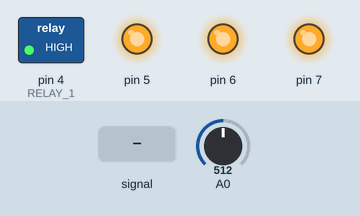
A sketch run on a simulated Arduino Mega 2560, built with avr-gcc and run on an emulated ATmega2560. Shown: switched loads named in the sketch (green lamp = pin HIGH), output pins drawn as LEDs (lit = HIGH). The inputs (shaded band) are chosen by the test bench; at power-on: A0 = 512.

Above: at 1.3 s.
1.4 s: A0 fed a 2 Hz sine of ±306 counts around its level
At 1.8 s:
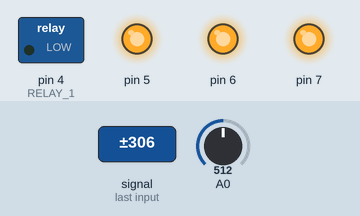
4.4 s: A0 set to 835
At 5.3 s:
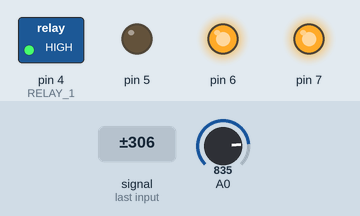
6.0 s: A0 set to 885
7.5 s: A0 set to 914
At 8.7 s:
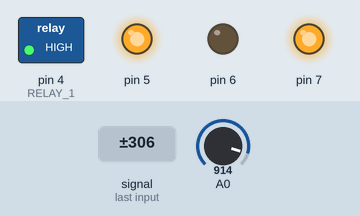
9.1 s: A0 set to 986
10.6 s: A0 set to 1007
At 11.8 s:
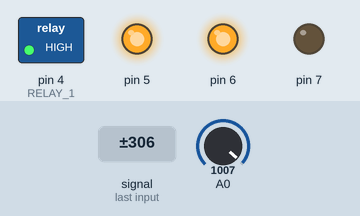
Timing chart, 0 to 13.2 s (numbered marks = the images above; inputs shaded):
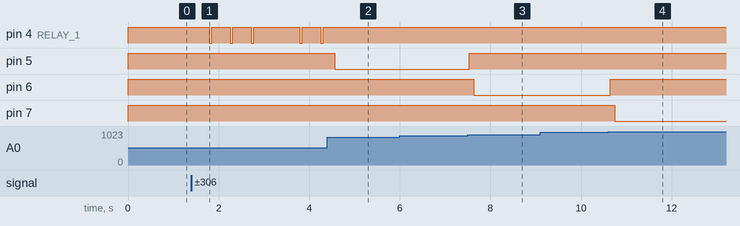

The sketch:

ittre-hotte.ino
```cpp
/**
 * Used to control a fan from a PWM signal.
 *
 * The fan is controlled by 4 relays. Maximum one relay may be active at anytime.
 * The script allows up to MAX_NUMBER_OF_SWITCH_PER_MINUTE changes per minute. The timer is reset each time the PWM signal indicates the fan should be off.
 */

#define RELAY_1 4  //4 // Arduino Digital I/O pin number for first relay (second on pin+1 etc)
#define NUMBER_OF_RELAYS 4 //4 // Total number of attached relays
#define RELAY_ON 0  //0 // GPIO value to write to turn on attached relay
#define RELAY_OFF 1 //1 // GPIO value to write to turn off attached relay
#define PWM_INPUT 23 //23
#define MAX_NUMBER_OF_SWITCH_PER_MINUTE 9 //9
#define TIMEOUT_MILLIS 60000 //60000

int actualLevel = -1;
unsigned long lastSwitch[MAX_NUMBER_OF_SWITCH_PER_MINUTE];
short lastSwitchIndex = 0;

void setup() {
  pinMode(PWM_INPUT, INPUT);
  for (int i = 0; i < NUMBER_OF_RELAYS; i++) {
    pinMode(RELAY_1 + i, OUTPUT);
  }
  initializeLastSwitch();
  turnOffAllRelay();
  Serial.println("Ready");
}

void loop() {
  //Serial.println(getLevel(takeMesure())); //@@@DEBUG
  int newLevel = getLevel(takeMesure());
  if (newLevel == 0) {
    switchRelay(0);
  }
  if (newLevel != actualLevel && OKToChange()) {
    switchRelay(newLevel);
  }
}

void initializeLastSwitch() {
  for (int i = 0; i< MAX_NUMBER_OF_SWITCH_PER_MINUTE; i++){
    lastSwitch[i] = -TIMEOUT_MILLIS;
  }
}

void newSwitch() {
  lastSwitch[nextLastSwitchIndex()] = millis();
}

int nextLastSwitchIndex() {
  lastSwitchIndex++;
  if (lastSwitchIndex >= MAX_NUMBER_OF_SWITCH_PER_MINUTE){
    lastSwitchIndex = 0;
  }
  return lastSwitchIndex;
}

bool OKToChange() {
  return getNumberOfSwitchesLastMinute() < MAX_NUMBER_OF_SWITCH_PER_MINUTE;
}

short getNumberOfSwitchesLastMinute() {
  unsigned long now = millis();
  short numberOfSwitches = 0;
  for (int i = 0; i< MAX_NUMBER_OF_SWITCH_PER_MINUTE; i++){
    if (now - lastSwitch[i] < TIMEOUT_MILLIS){
      numberOfSwitches++;
    }
  }
  return numberOfSwitches;
}

int takeMesure() {
  long mesure=0;
  // read the input on analog pin 0:
  for (int i = 0; i< 500 ; i++){
    mesure += analogRead(A0);
  }
  return (int) (mesure /= 500);
}

int getLevel(long mesure) {
  /*assert(mesure >= 0);
  assert(mesure <= 1024);*/
  if (mesure < 700) {
    return 0;
  }
  else if (mesure < 825) {
    return 1;
  }
  else if (mesure < 900) {
    return 2;
  }
  else if (mesure < 1000) {
    return 3;
  }
  else { //1023+
    return 4;
  }
}

void switchRelay(int level) {
  /*assert(level >= 0);
  assert(level <= NUMBER_OF_RELAYS);*/
  turnOffAllRelay();
  if (level != 0) {
    digitalWrite(RELAY_1 + level - 1, RELAY_ON);
  }
  else {
    initializeLastSwitch();
  }
  newSwitch();
  actualLevel = level;
}

void turnOffAllRelay() {
  for (int i = 0; i < NUMBER_OF_RELAYS; i++) {
    digitalWrite(RELAY_1 + i, RELAY_OFF);
  }
  delay(100); //To be sure all relays are off before doing anything else (ex: switching an other relay on.)
  actualLevel = 0;
}
```

Measured:
- the behaviour switches between 899 and 900 on A0 (found by bisection; images 2 and 3)
- the behaviour switches between 999 and 1000 on A0 (found by bisection; images 3 and 4)
- after the input at 4.4 s, pin 4 (RELAY_1): stops changing and stays HIGH; pin 5: HIGH → LOW after 0.16 s
- after the input at 6.0 s, every drawn part: stays the same
- after the input at 7.5 s, pin 5: LOW → HIGH at once; pin 6: HIGH → LOW after 0.13 s
- after the input at 9.1 s, every drawn part: stays the same
- after the input at 10.6 s, pin 6: LOW → HIGH after 0.05 s; pin 7: HIGH → LOW after 0.15 s
